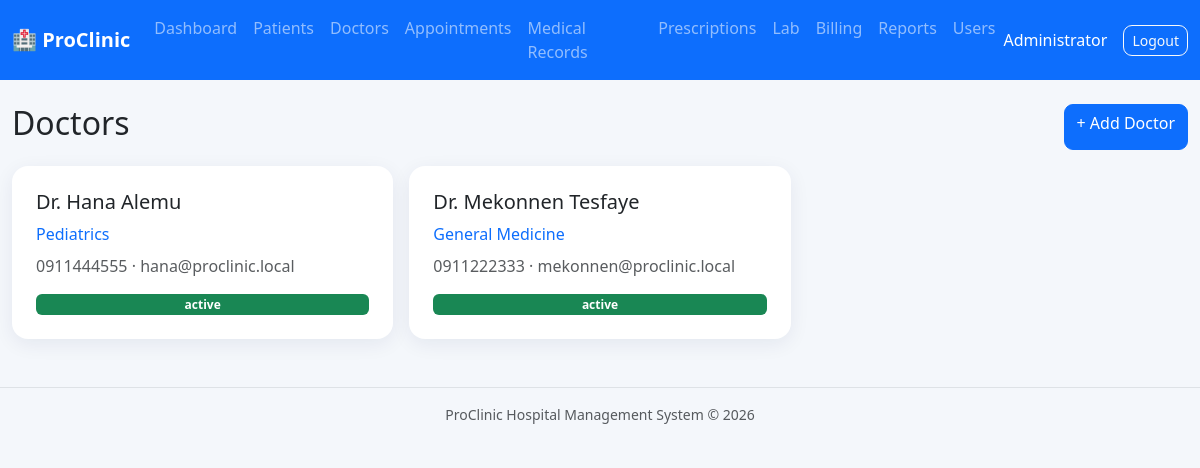
Page /doctors/index.php (signed in) on the committed database.
### tables this page shows
CREATE TABLE doctors(id INT AUTO_INCREMENT PRIMARY KEY,name VARCHAR(120),specialization VARCHAR(120),phone VARCHAR(40),email VARCHAR(150),license_no VARCHAR(80),status VARCHAR(20) DEFAULT 'active',created_at TIMESTAMP DEFAULT CURRENT_TIMESTAMP);

### includes/auth.php (called while the page is built, shortened)
<?php
function e($v) {
    return htmlspecialchars((string)$v, ENT_QUOTES, 'UTF-8');
}

### doctors/index.php (the view)
<?php $page_title='Doctors';require_once __DIR__.'/../includes/header.php';$rows=$pdo->query("SELECT * FROM doctors ORDER BY name")->fetchAll();?><div class="d-flex justify-content-between mb-3"><h2>Doctors</h2><a href="add.php" class="btn btn-primary">+ Add Doctor</a></div><div class="row g-3"><?php foreach($rows as $d):?><div class="col-md-6 col-xl-4"><div class="card p-4"><h5>Dr. <?=e($d['name'])?></h5><div class="text-primary"><?=e($d['specialization'])?></div><p class="text-muted mt-2"><?=$d['phone']?> · <?=$d['email']?></p><span class="badge text-bg-success"><?=$d['status']?></span></div></div><?php endforeach;?></div><?php require_once __DIR__.'/../includes/footer.php';?>

### assets/css/style.css (style rules this page uses)
body { background:#f4f7fb }
.card { border:0;border-radius:16px;box-shadow:0 5px 20px rgba(0,30,80,.07) }
.btn { border-radius:9px }

### rows in the picture
doctors: name "Hana Alemu", specialization "Pediatrics", phone "0911444555", email "hana@proclinic.local", status "active"
doctors: name "Mekonnen Tesfaye", specialization "General Medicine", phone "0911222333", email "mekonnen@proclinic.local", status "active"

### other values in the picture
$_SESSION['user']['name'] "Administrator"
